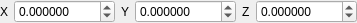
<?xml version="1.0" encoding="UTF-8"?>
<ui version="4.0">
 <class>Vec3Setter</class>
 <widget class="QWidget" name="Vec3Setter">
  <property name="geometry">
   <rect>
    <x>0</x>
    <y>0</y>
    <width>312</width>
    <height>20</height>
   </rect>
  </property>
  <property name="sizePolicy">
   <sizepolicy hsizetype="Minimum" vsizetype="Preferred">
    <horstretch>0</horstretch>
    <verstretch>0</verstretch>
   </sizepolicy>
  </property>
  <property name="windowTitle">
   <string>Form</string>
  </property>
  <property name="styleSheet">
   <string notr="true"/>
  </property>
  <layout class="QHBoxLayout" name="horizontalLayout">
   <property name="leftMargin">
    <number>0</number>
   </property>
   <property name="topMargin">
    <number>0</number>
   </property>
   <property name="rightMargin">
    <number>0</number>
   </property>
   <property name="bottomMargin">
    <number>0</number>
   </property>
   <item>
    <widget class="QLabel" name="labelX">
     <property name="sizePolicy">
      <sizepolicy hsizetype="Preferred" vsizetype="Preferred">
       <horstretch>0</horstretch>
       <verstretch>0</verstretch>
      </sizepolicy>
     </property>
     <property name="styleSheet">
      <string notr="true"/>
     </property>
     <property name="text">
      <string>X</string>
     </property>
    </widget>
   </item>
   <item>
    <widget class="QDoubleSpinBox" name="spinBoxX">
     <property name="sizePolicy">
      <sizepolicy hsizetype="Expanding" vsizetype="Fixed">
       <horstretch>0</horstretch>
       <verstretch>0</verstretch>
      </sizepolicy>
     </property>
     <property name="decimals">
      <number>6</number>
     </property>
     <property name="minimum">
      <double>-9999.000000000000000</double>
     </property>
     <property name="maximum">
      <double>9999.000000000000000</double>
     </property>
     <property name="value">
      <double>0.000000000000000</double>
     </property>
    </widget>
   </item>
   <item>
    <widget class="QLabel" name="labelY">
     <property name="text">
      <string>Y</string>
     </property>
    </widget>
   </item>
   <item>
    <widget class="QDoubleSpinBox" name="spinBoxY">
     <property name="sizePolicy">
      <sizepolicy hsizetype="Expanding" vsizetype="Fixed">
       <horstretch>0</horstretch>
       <verstretch>0</verstretch>
      </sizepolicy>
     </property>
     <property name="decimals">
      <number>6</number>
     </property>
     <property name="minimum">
      <double>-9999.000000000000000</double>
     </property>
     <property name="maximum">
      <double>9999.000000000000000</double>
     </property>
    </widget>
   </item>
   <item>
    <widget class="QLabel" name="labelZ">
     <property name="text">
      <string>Z</string>
     </property>
    </widget>
   </item>
   <item>
    <widget class="QDoubleSpinBox" name="spinBoxZ">
     <property name="sizePolicy">
      <sizepolicy hsizetype="Expanding" vsizetype="Fixed">
       <horstretch>0</horstretch>
       <verstretch>0</verstretch>
      </sizepolicy>
     </property>
     <property name="decimals">
      <number>6</number>
     </property>
     <property name="minimum">
      <double>-9999.000000000000000</double>
     </property>
     <property name="maximum">
      <double>9999.000000000000000</double>
     </property>
    </widget>
   </item>
  </layout>
 </widget>
 <resources/>
 <connections/>
</ui>
